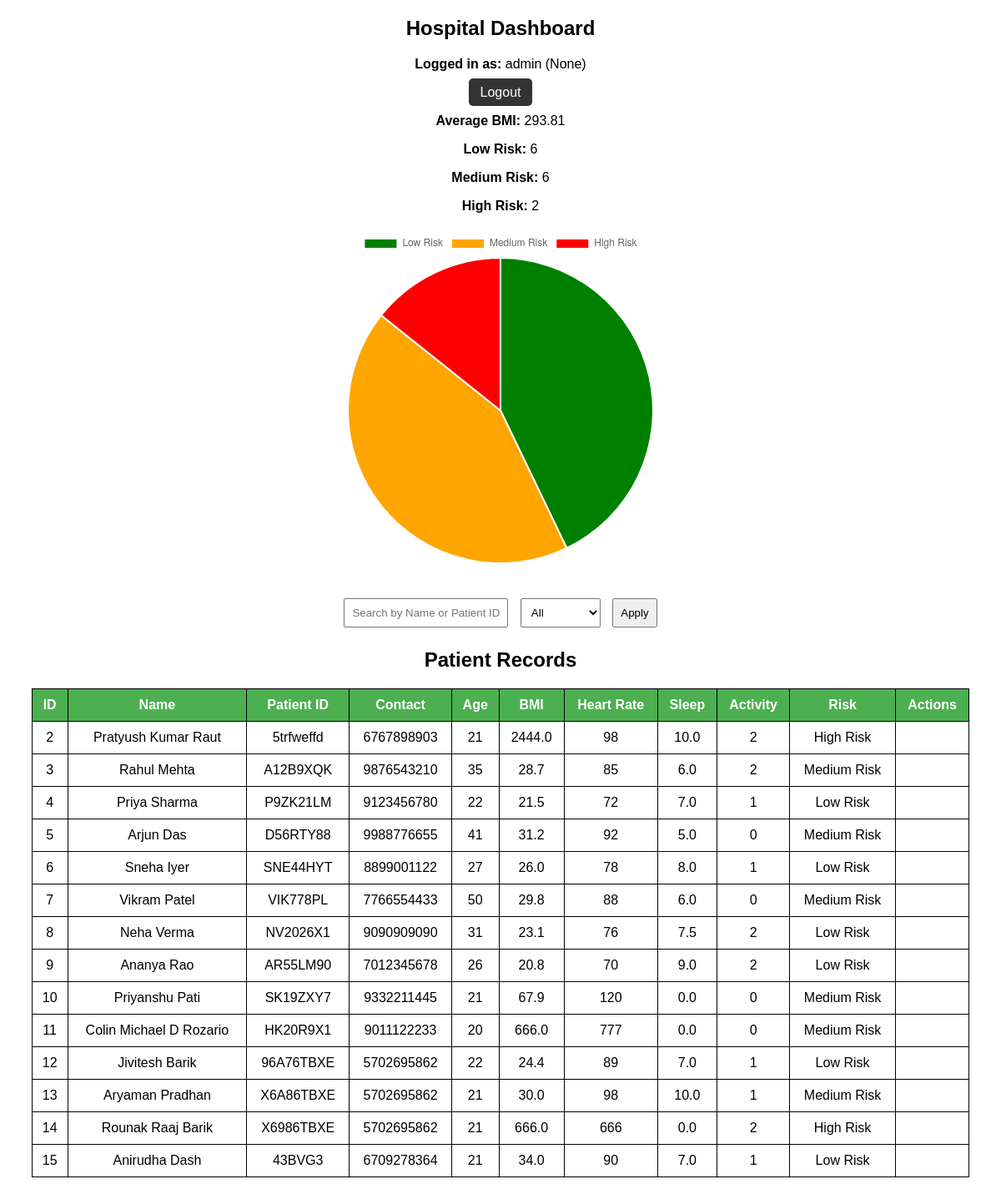
The page /admin (signed in) on the database its author committed.
### tables this page shows
CREATE TABLE records (
            id INTEGER PRIMARY KEY AUTOINCREMENT,
            name TEXT,
            patient_id TEXT,
            contact TEXT,
            age INTEGER,
            bmi REAL,
            heart_rate INTEGER,
            sleep_hours REAL,
            activity_level INTEGER,
            risk TEXT
        );

### app.py (the view)
@app.route("/admin")
def admin():
    if "user" not in session:
        return redirect(url_for("login"))
    search=request.args.get("search")
    filter_type=request.args.get("filter")
    conn=sqlite3.connect("database.db")
    c=conn.cursor()
    query="SELECT * FROM records WHERE 1=1"
    params=[]
    if search:
        query+=" AND (name LIKE ? OR patient_id LIKE ?)"
        params.extend([f"%{search}%", f"%{search}%"])
    if filter_type=="high":
        query+=" AND risk='High Risk'"
    elif filter_type=="recent":
        query+=" ORDER BY id DESC LIMIT 5"
    c.execute(query, params)
    data=c.fetchall()
    c.execute("SELECT COUNT(*) FROM records WHERE risk='Low Risk'")
    low=c.fetchone()[0]
    c.execute("SELECT COUNT(*) FROM records WHERE risk='Medium Risk'")
    medium=c.fetchone()[0]
    c.execute("SELECT COUNT(*) FROM records WHERE risk='High Risk'")
    high=c.fetchone()[0]
    c.execute("SELECT AVG(bmi) FROM records")
    avg_bmi=c.fetchone()[0]
    if avg_bmi is None:
        avg_bmi=0
    conn.close()
    return render_template(
        "admin.html",
        data=data,
        low=low,
        medium=medium,
        high=high,
        avg_bmi=avg_bmi,
        username=session.get("user"),
        role=session.get("role")
    )

### templates/admin.html (shortened to what this page needs)
<!DOCTYPE html>
<html>
<head>
</head>
<body>
<h2>Hospital Dashboard</h2>
<div class="topbar">
    <p><b>Logged in as:</b> {{ username }} ({{ role }})</p>
    <a href="/logout" class="logout-btn">Logout</a>
</div>
<div class="stats">
    <p><b>Average BMI:</b> {{ avg_bmi|default(0)|round(2) }}</p>
    <p><b>Low Risk:</b> {{ low }}</p>
    <p><b>Medium Risk:</b> {{ medium }}</p>
    <p><b>High Risk:</b> {{ high }}</p>
</div>
<canvas id="riskChart" width="400" height="200"></canvas>
<script>
    var ctx = document.getElementById('riskChart').getContext('2d');
    var chart = new Chart(ctx, {
        type: 'pie',
        data: {
            labels: ['Low Risk', 'Medium Risk', 'High Risk'],
            datasets: [{
                data: [{{ low }}, {{ medium }}, {{ high }}],
                backgroundColor: ['green', 'orange', 'red']
            }]
        }
    });
</script>
<br><br>
<div class="form-box">
    <form method="GET" action="/admin">
        <input type="text" name="search" placeholder="Search by Name or Patient ID">
        <select name="filter">
            <option value="">All</option>
        </select>
        <button type="submit">Apply</button>
    </form>
</div>
<h2>Patient Records</h2>
<table>
    <tr>
        <th>ID</th>
        <th>Name</th>
        <th>Patient ID</th>
        <th>Contact</th>
        <th>Age</th>
        <th>BMI</th>
        <th>Heart Rate</th>
        <th>Sleep</th>
        <th>Activity</th>
        <th>Risk</th>
        <th>Actions</th>
    </tr>
    {% for row in data %}
    <tr>
        <td>{{ row[0] }}</td>
        <td>{{ row[1] }}</td>
        <td>{{ row[2] }}</td>
        <td>{{ row[3] }}</td>
        <td>{{ row[4] }}</td>
        <td>{{ row[5] }}</td>
        <td>{{ row[6] }}</td>
        <td>{{ row[7] }}</td>
        <td>{{ row[8] }}</td>
        <td>{{ row[9] }}</td>
        <td class="actions">
        </td>
    </tr>
    {% endfor %}
</table>
</body>
</html>

### templates/admin.html (style rules this page uses)
body { font-family: Arial; }
table { border-collapse: collapse; width: 95%; margin: auto; }
th, td { border: 1px solid black; padding: 10px; text-align: center; }
th { background-color: #4CAF50; color: white; }
h2 { text-align: center; }
.stats { text-align: center; margin-bottom: 20px; }
canvas { display: block; margin: auto; }
.form-box { text-align: center; margin-bottom: 20px; }
input, select, button { padding: 8px; margin: 5px; }
.topbar { text-align: center; margin-bottom: 15px; }
.logout-btn { text-decoration: none; padding: 8px 14px; background: #333; color: white; border-radius: 5px; }

### rows shown on the page
records: id "2", name "Pratyush Kumar Raut", patient "5trfweffd", contact "6767898903", age "21", bmi "2444.0", heart_rate "98", sleep_hours "10.0", activity_level "2", risk "High Risk"
records: id "3", name "Rahul Mehta", patient "A12B9XQK", contact "9876543210", age "35", bmi "28.7", heart_rate "85", sleep_hours "6.0", activity_level "2", risk "Medium Risk"
records: id "4", name "Priya Sharma", patient "P9ZK21LM", contact "9123456780", age "22", bmi "21.5", heart_rate "72", sleep_hours "7.0", activity_level "1", risk "Low Risk"
records: id "5", name "Arjun Das", patient "D56RTY88", contact "9988776655", age "41", bmi "31.2", heart_rate "92", sleep_hours "5.0", activity_level "0", risk "Medium Risk"
records: id "6", name "Sneha Iyer", patient "SNE44HYT", contact "8899001122", age "27", bmi "26.0", heart_rate "78", sleep_hours "8.0", activity_level "1", risk "Low Risk"
records: id "7", name "Vikram Patel", patient "VIK778PL", contact "7766554433", age "50", bmi "29.8", heart_rate "88", sleep_hours "6.0", activity_level "0", risk "Medium Risk"
records: id "8", name "Neha Verma", patient "NV2026X1", contact "9090909090", age "31", bmi "23.1", heart_rate "76", sleep_hours "7.5", activity_level "2", risk "Low Risk"
records: id "9", name "Ananya Rao", patient "AR55LM90", contact "7012345678", age "26", bmi "20.8", heart_rate "70", sleep_hours "9.0", activity_level "2", risk "Low Risk"
records: id "10", name "Priyanshu Pati", patient "SK19ZXY7", contact "9332211445", age "21", bmi "67.9", heart_rate "120", sleep_hours "0.0", activity_level "0", risk "Medium Risk"
records: id "11", name "Colin Michael D Rozario", patient "HK20R9X1", contact "9011122233", age "20", bmi "666.0", heart_rate "777", sleep_hours "0.0", activity_level "0", risk "Medium Risk"
records: id "12", name "Jivitesh Barik", patient "96A76TBXE", contact "5702695862", age "22", bmi "24.4", heart_rate "89", sleep_hours "7.0", activity_level "1", risk "Low Risk"
records: id "13", name "Aryaman Pradhan", patient "X6A86TBXE", contact "5702695862", age "21", bmi "30.0", heart_rate "98", sleep_hours "10.0", activity_level "1", risk "Medium Risk"
records: id "14", name "Rounak Raaj Barik", patient "X6986TBXE", contact "5702695862", age "21", bmi "666.0", heart_rate "666", sleep_hours "0.0", activity_level "2", risk "High Risk"
records: id "15", name "Anirudha Dash", patient "43BVG3", contact "6709278364", age "21", bmi "34.0", heart_rate "90", sleep_hours "7.0", activity_level "1", risk "Low Risk"

### other values the page prints
{{ username }} "admin"
{{ role }} "None"
{{ avg_bmi|default(0)|round(2) }} "293.81"
{{ low }} "6"
{{ medium }} "6"
{{ high }} "2"
chart data {{ low }} 6
chart data {{ medium }} 6
chart data {{ high }} 2
